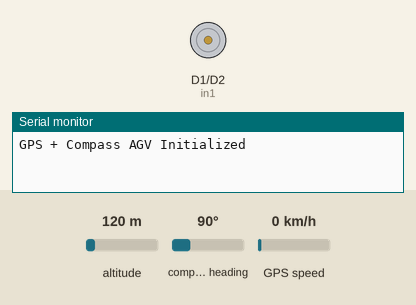
Recording of a sketch running on a simulated ESP8266 (NodeMCU). On the bench: motor-driver pin pairs drawn as motors (green arrow = first pin HIGH = forward, orange = second pin HIGH = backward, longer = more drive, scaled by the enable pin), the last lines printed to the serial monitor. The test bench sets the inputs (shaded band); at power-on: compass heading 90°, altitude 120 m, GPS speed 0 km/h. The GPS gets a fix after 3 s at 37.7749, -122.4194 with 8 satellites.

Above: at 1.2 s.
1.3 s: compass heading set to 152°
4.5 s: compass heading set to 160°
At 6.0 s:
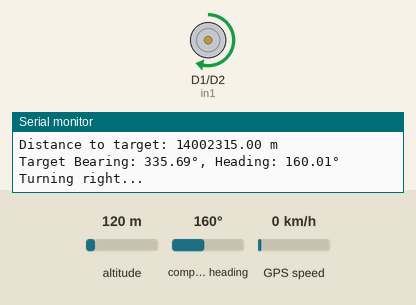
6.5 s: compass heading set to 7°
At 7.5 s:
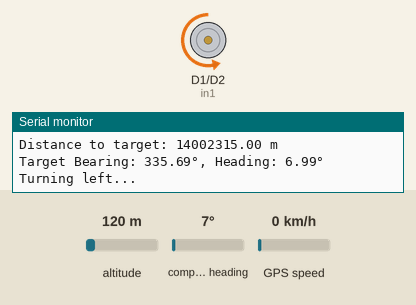
8.5 s: compass heading set to 180°
At 10.3 s:
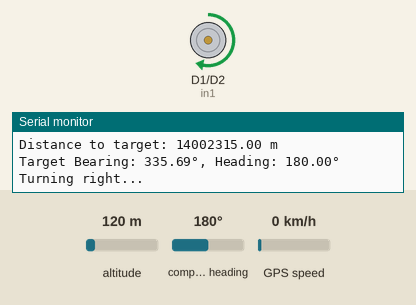
Timing chart, 0 to 11.5 s (numbered marks = the images above; inputs shaded):
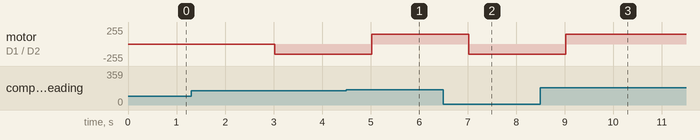

The sketch:

waypoint_agv_with_compass.ino
```cpp
#include <SoftwareSerial.h>
#include <TinyGPS++.h>
#include <Wire.h>
#include <Adafruit_Sensor.h>
#include <Adafruit_HMC5883_U.h>

// Initialize GPS
SoftwareSerial gpsSerial(D6, D5);  // RX, TX for GPS
TinyGPSPlus gps;

// Initialize compass
Adafruit_HMC5883_Unified mag = Adafruit_HMC5883_Unified(12345);

// Target waypoint coordinates
const float targetLat = 12.9716;
const float targetLng = 77.5946;

// Motor driver pins
const int in1 = D1;
const int in2 = D2;
const int enA = D3;

void setup() {
  Serial.begin(9600);
  gpsSerial.begin(9600);
  Wire.begin();

  pinMode(in1, OUTPUT);
  pinMode(in2, OUTPUT);
  pinMode(enA, OUTPUT);

  if (!mag.begin()) {
    Serial.println("Could not find a valid HMC5883L sensor. Check wiring!");
    while (1);
  }

  Serial.println("GPS + Compass AGV Initialized");
}

float getHeading() {
  sensors_event_t event;
  mag.getEvent(&event);

  float heading = atan2(event.magnetic.y, event.magnetic.x);
  heading = heading * 180 / PI;

  if (heading < 0) heading += 360;
  return heading;
}

void loop() {
  while (gpsSerial.available() > 0) {
    gps.encode(gpsSerial.read());

    if (gps.location.isUpdated()) {
      float currentLat = gps.location.lat();
      float currentLng = gps.location.lng();

      float distance = TinyGPSPlus::distanceBetween(currentLat, currentLng, targetLat, targetLng);
      float bearing = TinyGPSPlus::courseTo(currentLat, currentLng, targetLat, targetLng);
      float heading = getHeading();

      Serial.print("Distance to target: "); Serial.print(distance); Serial.println(" m");
      Serial.print("Target Bearing: "); Serial.print(bearing); Serial.print("°, ");
      Serial.print("Heading: "); Serial.print(heading); Serial.println("°");

      // If heading is not aligned with target bearing, turn
      float angleDiff = bearing - heading;
      if (angleDiff < -180) angleDiff += 360;
      if (angleDiff > 180) angleDiff -= 360;

      if (distance > 10) {
        if (abs(angleDiff) > 15) {
          if (angleDiff > 0) {
            // Turn right
            digitalWrite(in1, HIGH);
            digitalWrite(in2, LOW);
            analogWrite(enA, 150);
            Serial.println("Turning right...");
          } else {
            // Turn left
            digitalWrite(in1, LOW);
            digitalWrite(in2, HIGH);
            analogWrite(enA, 150);
            Serial.println("Turning left...");
          }
        } else {
          // Move forward
          digitalWrite(in1, HIGH);
          digitalWrite(in2, LOW);
          analogWrite(enA, 200);
          Serial.println("Moving forward...");
        }
      } else {
        // Stop at destination
        digitalWrite(in1, LOW);
        digitalWrite(in2, LOW);
        analogWrite(enA, 0);
        Serial.println("Target reached.");
      }
    }
  }
}
```

Measured:
- the behaviour switches between 155 and 156° on compass heading (found by bisection; images 0 and 1)
- after the input at 4.5 s, motor on D1 (in1) / D2 (in2): backward 150/255 → forward 150/255 after 0.53 s
- after the input at 6.5 s, motor on D1 (in1) / D2 (in2): forward 150/255 → backward 150/255 after 0.52 s
- after the input at 8.5 s, motor on D1 (in1) / D2 (in2): backward 150/255 → forward 150/255 after 0.53 s
